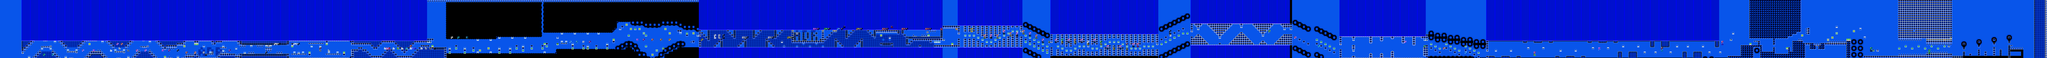

A level layout from a 2D game, rendered from its tile map. Below: a short description, then the map file with tile-grid data replaced by summaries:
An orthogonal 949x27 tile map with 16x16 px tiles, 2 tile layers (SP, ...), 2 tilesets.

<map version="1.10" tiledversion="1.11.2" orientation="orthogonal" renderorder="right-down" width="949" height="27" tilewidth="16" tileheight="16" infinite="0" nextlayerid="3" nextobjectid="1">
 <editorsettings>
  <export target="../LEVELS/LEVEL DATA/lvlset_A/nightmare.csv" format="csv" />
 </editorsettings>
 <tileset firstgid="1" name="famidash" tilewidth="16" tileheight="16" tilecount="256" columns="16">
  <image source="../GRAPHICS/famidash.bmp" width="256" height="256" />
 </tileset>
 <tileset firstgid="257" name="sprites" tilewidth="16" tileheight="16" tilecount="256" columns="16">
  <image source="../GRAPHICS/sprites.png" width="256" height="256" />
 </tileset>
 <layer id="1" width="949" height="27">
  <data>[25623 cells, 25623 non-empty, 86 distinct tile ids]</data>
 </layer>
 <layer id="2" name="SP" width="949" height="27" opacity="0.75">
  <data>[25623 cells, 449 non-empty, 78 distinct tile ids]</data>
 </layer>
</map>
